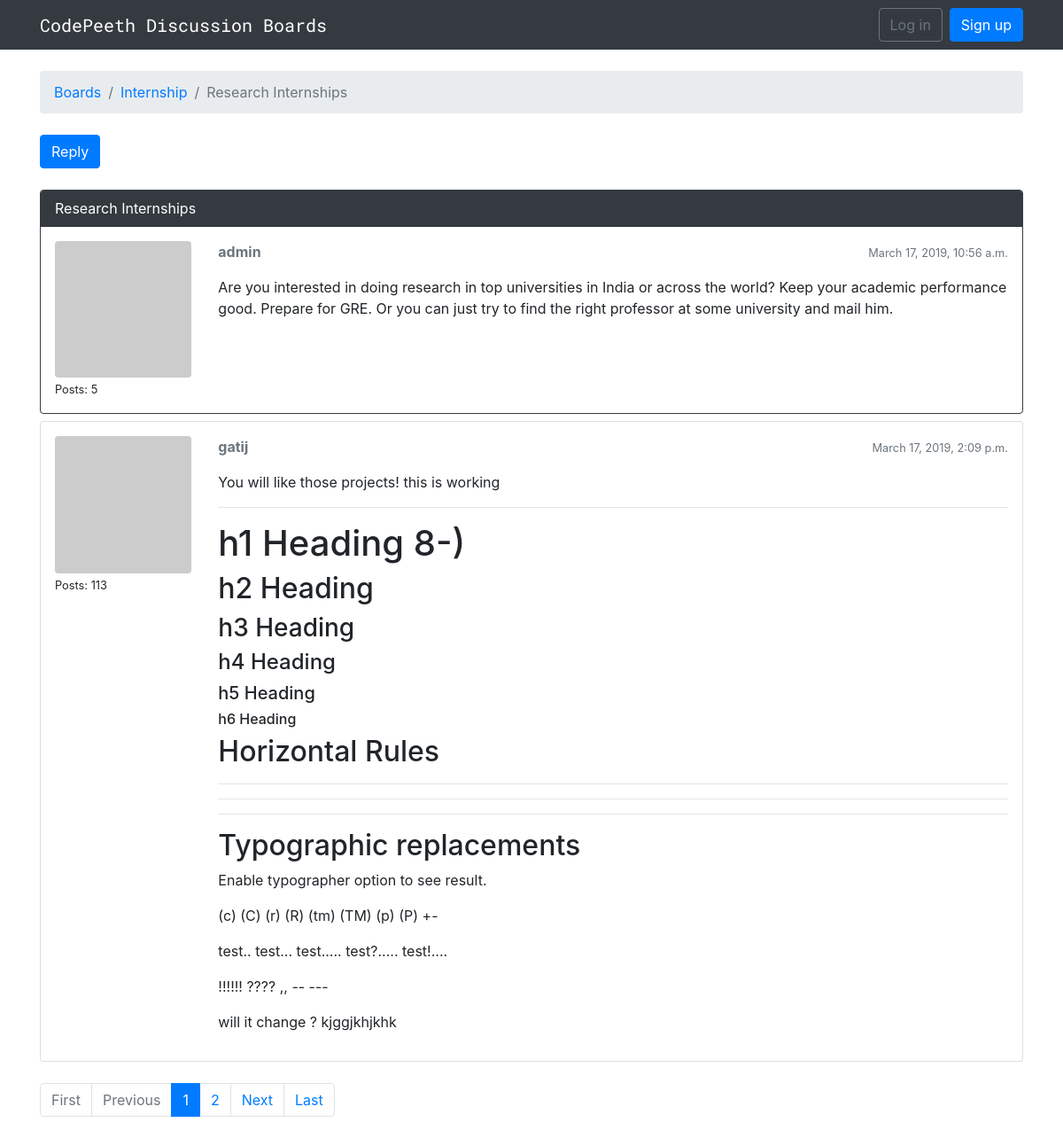
Page /boards/1/topics/8 on the committed database.
### boards/models.py (models this page shows, shortened)
class Topic(models.Model):
    subject = models.CharField(max_length=255)
    last_updated = models.DateTimeField(auto_now_add=True)
    board = models.ForeignKey(Board, on_delete = models.CASCADE,
            related_name='topics')
    starter = models.ForeignKey(User, on_delete = models.SET(get_sentinel_user),
            related_name='topics')
    views = models.PositiveIntegerField(default=0)

class Board(models.Model):
    name = models.CharField(max_length=30, unique=True)
    description = models.CharField(max_length=100)

class Post(models.Model):
    message = models.TextField(max_length=4000)
    topic = models.ForeignKey(Topic, on_delete = models.CASCADE,
    	  related_name='posts')
    created_at = models.DateTimeField(auto_now_add=True)
    updated_at = models.DateTimeField(null=True)
    created_by = models.ForeignKey(User, on_delete = models.SET(get_sentinel_user),
               related_name='posts')
    updated_by = models.ForeignKey(User, on_delete = models.SET(get_sentinel_user),
               null=True, related_name='+')
    def get_message_as_markdown(self):
        return mark_safe(markdown(self.message, safe_mode='escape'))

### boards/views.py (the view)
# urls.py: path('<int:pk>/topics/<int:topic_pk>', views.PostListView.as_view(), name='topic_posts'),
class PostListView(ListView):
    model = Post
    context_object_name = 'posts'
    template_name = 'topic_posts.html'
    paginate_by = 2
    def get_context_data(self, **kwargs):
        session_key = 'viewed_topic_{}'.format(self.topic.pk)  # <-- here
        if not self.request.session.get(session_key, False):
            self.topic.views += 1
            self.topic.save()
            self.request.session[session_key] = True
        kwargs['topic'] = self.topic
        return super().get_context_data(**kwargs)
    def get_queryset(self):
        self.topic = get_object_or_404(Topic, board__pk=self.kwargs.get('pk'), pk=self.kwargs.get('topic_pk'))
        queryset = self.topic.posts.order_by('created_at')
        return queryset

### boards/templatetags/gravatar.py (called while the page is built)
@register.filter
def gravatar(user):
    email = user.email.lower().encode('utf-8')
    default = 'mm'
    size = 256
    url = 'https://www.gravatar.com/avatar/{md5}?{params}'.format(
        md5=hashlib.md5(email).hexdigest(),
        params=urlencode({'d': default, 's': str(size)})
    )
    return url

### templates/topic_posts.html (shortened to what this page needs)
{% extends 'base.html' %}
{% load static %}
{% load gravatar %}
{% block breadcrumb %}
  <li class="breadcrumb-item"><a href="{% url 'boards_home' %}">Boards</a></li>
  <li class="breadcrumb-item"><a href="{% url 'board_topics' topic.board.pk %}">{{ topic.board.name }}</a></li>
  <li class="breadcrumb-item active">{{ topic.subject }}</li>
{% endblock %}
{% block content %}
  <div class="mb-4">
    <a href="{% url 'reply_topic' topic.board.pk topic.pk  %}" class="btn btn-primary" role="button">Reply</a>
  </div>
  {% for post in posts %}
    <div id="{{ post.pk }}" class="card {% if forloop.last %}mb-4{% else %}mb-2{% endif %} {% if forloop.first %}border-dark{% endif %}">
    	{% if forloop.first %}
      <div class="card-header text-white bg-dark py-2 px-3">{{ topic.subject }}</div>
    {% endif %}
      <div class="card-body p-3">
        <div class="row">
          <div class="col-2">
            <img src="{{ post.created_by|gravatar }}" alt="{{ post.created_by.username }}" class="w-100 rounded">
            <small>Posts: {{ post.created_by.posts.count }}</small>
          </div>
          <div class="col-10">
            <div class="row mb-3">
              <div class="col-6">
                <strong class="text-muted">{{ post.created_by.username }}</strong>
              </div>
              <div class="col-6 text-right">
                <small class="text-muted">{{ post.created_at }}</small>
              </div>
            </div>
             {{ post.get_message_as_markdown }}
          </div>
        </div>
      </div>
    </div>
  {% endfor %}
   {% include 'includes/pagination.html' %}
{% endblock %}s

### rows in the picture
Topic: board.name "Internship", subject "Research Internships"
Post: created_by.posts.count "5", created_by.username "admin", created_at "March 17, 2019, 10:56 a.m.", get_message_as_markdown "Are you interested in doing research in top universities in India or across the world? Keep your academic performance good. Prepare for GRE. Or you can just try to find the right professor at some university and mail him."
Post: created_by.posts.count "113", created_by.username "gatij", created_at "March 17, 2019, 2:09 p.m.", get_message_as_markdown "You will like those projects! this is working h1 Heading 8-) h2 Heading h3 Heading h4 Heading h5 Heading h6 Heading Horizontal Rules Typographic replacements Enable typographer option to see result. (c) (C) (r) (R) (tm) (TM) (p) (P) +- test.. test... test..... test?..... test!.... !!!!!! ???? ,, -- --- will it change ? kjggjkhjkhk"

### other values in the picture
{{ page_num }} "1"
{{ page_num }} "2"
